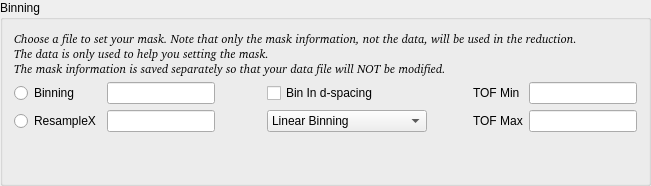
        <widget class="QGroupBox" name="mask_groupbox">
         <property name="sizePolicy">
          <sizepolicy hsizetype="Expanding" vsizetype="Preferred">
           <horstretch>0</horstretch>
           <verstretch>0</verstretch>
          </sizepolicy>
         </property>
         <property name="title">
          <string>Binning</string>
         </property>
         <layout class="QVBoxLayout" name="verticalLayout_2">
          <item>
           <widget class="QLabel" name="mask_help_label">
            <property name="font">
             <font>
              <family>Bitstream Charter</family>
              <italic>true</italic>
             </font>
            </property>
            <property name="text">
             <string>Choose a file to set your mask. Note that only the mask information, not the data, will be used in the reduction.
The data is only used to help you setting the mask.
The mask information is saved separately so that your data file will NOT be modified.</string>
            </property>
           </widget>
          </item>
          <item>
           <layout class="QGridLayout" name="gridLayout">
            <item row="2" column="5">
             <widget class="QLabel" name="label_9">
              <property name="toolTip">
               <string>&lt;html&gt;&lt;head/&gt;&lt;body&gt;&lt;p&gt;User specified maximum TOF of the data. &lt;/p&gt;&lt;/body&gt;&lt;/html&gt;</string>
              </property>
              <property name="text">
               <string>TOF Max</string>
              </property>
             </widget>
            </item>
            <item row="2" column="1">
             <widget class="QLineEdit" name="resamplex_edit">
              <property name="toolTip">
               <string>&lt;html&gt;&lt;head/&gt;&lt;body&gt;&lt;p&gt;Enter value as ResampleX parameter. &lt;/p&gt;&lt;/body&gt;&lt;/html&gt;</string>
              </property>
             </widget>
            </item>
            <item row="2" column="3">
             <widget class="QComboBox" name="bintype_combo">
              <property name="minimumSize">
               <size>
                <width>160</width>
                <height>0</height>
               </size>
              </property>
              <property name="maximumSize">
               <size>
                <width>200</width>
                <height>16777215</height>
               </size>
              </property>
              <property name="toolTip">
               <string>&lt;html&gt;&lt;head/&gt;&lt;body&gt;&lt;p&gt;Select type of binning, linear or logarithmic.&lt;/p&gt;&lt;/body&gt;&lt;/html&gt;</string>
              </property>
              <item>
               <property name="text">
                <string>Linear Binning</string>
               </property>
              </item>
              <item>
               <property name="text">
                <string>Logarithmic Binning</string>
               </property>
              </item>
             </widget>
            </item>
            <item row="0" column="5">
             <widget class="QLabel" name="label_8">
              <property name="toolTip">
               <string>&lt;html&gt;&lt;head/&gt;&lt;body&gt;&lt;p&gt;User specified minimum TOF of the data. &lt;/p&gt;&lt;/body&gt;&lt;/html&gt;</string>
              </property>
              <property name="text">
               <string>TOF Min</string>
              </property>
             </widget>
            </item>
            <item row="0" column="0">
             <widget class="QRadioButton" name="usebin_button">
              <property name="toolTip">
               <string>&lt;html&gt;&lt;head/&gt;&lt;body&gt;&lt;p&gt;Choose to use binning parameter other than resampling. &lt;/p&gt;&lt;/body&gt;&lt;/html&gt;</string>
              </property>
              <property name="text">
               <string>Binning</string>
              </property>
             </widget>
            </item>
            <item row="0" column="2">
             <widget class="QLabel" name="label_7">
              <property name="text">
               <string/>
              </property>
             </widget>
            </item>
            <item row="0" column="3">
             <widget class="QCheckBox" name="binind_checkbox">
              <property name="toolTip">
               <string>&lt;html&gt;&lt;head/&gt;&lt;body&gt;&lt;p&gt;Bin data in d-space.  Otherwise in TOF&lt;/p&gt;&lt;/body&gt;&lt;/html&gt;</string>
              </property>
              <property name="text">
               <string>Bin In d-spacing</string>
              </property>
             </widget>
            </item>
            <item row="2" column="0">
             <widget class="QRadioButton" name="resamplex_button">
              <property name="toolTip">
               <string>&lt;html&gt;&lt;head/&gt;&lt;body&gt;&lt;p&gt;Choose to resample on X-axis. &lt;/p&gt;&lt;/body&gt;&lt;/html&gt;</string>
              </property>
              <property name="text">
               <string>ResampleX</string>
              </property>
             </widget>
            </item>
            <item row="2" column="6">
             <widget class="QLineEdit" name="tofmax_edit">
              <property name="toolTip">
               <string>&lt;html&gt;&lt;head/&gt;&lt;body&gt;&lt;p&gt;Enter a value as the allowed maximum TOF. &lt;/p&gt;&lt;/body&gt;&lt;/html&gt;</string>
              </property>
             </widget>
            </item>
            <item row="0" column="1">
             <widget class="QLineEdit" name="binning_edit">
              <property name="toolTip">
               <string>&lt;html&gt;&lt;head/&gt;&lt;body&gt;&lt;p&gt;Enter value as binning parameter.  Negative number is for logarithmic binning.  Positive number is for linear binning. &lt;/p&gt;&lt;/body&gt;&lt;/html&gt;</string>
              </property>
             </widget>
            </item>
            <item row="0" column="6">
             <widget class="QLineEdit" name="tofmin_edit">
              <property name="toolTip">
               <string>&lt;html&gt;&lt;head/&gt;&lt;body&gt;&lt;p&gt;Enter a value as allowed minimum TOF. &lt;/p&gt;&lt;/body&gt;&lt;/html&gt;</string>
              </property>
             </widget>
            </item>
            <item row="2" column="2">
             <spacer name="horizontalSpacer">
              <property name="orientation">
               <enum>Qt::Horizontal</enum>
              </property>
              <property name="sizeType">
               <enum>QSizePolicy::Fixed</enum>
              </property>
              <property name="sizeHint" stdset="0">
               <size>
                <width>40</width>
                <height>20</height>
               </size>
              </property>
             </spacer>
            </item>
            <item row="2" column="4">
             <spacer name="horizontalSpacer_4">
              <property name="orientation">
               <enum>Qt::Horizontal</enum>
              </property>
              <property name="sizeType">
               <enum>QSizePolicy::Fixed</enum>
              </property>
              <property name="sizeHint" stdset="0">
               <size>
                <width>40</width>
                <height>20</height>
               </size>
              </property>
             </spacer>
            </item>
           </layout>
          </item>
          <item>
           <spacer name="verticalSpacer">
            <property name="orientation">
             <enum>Qt::Vertical</enum>
            </property>
            <property name="sizeHint" stdset="0">
             <size>
              <width>20</width>
              <height>40</height>
             </size>
            </property>
           </spacer>
          </item>
         </layout>
        </widget>
